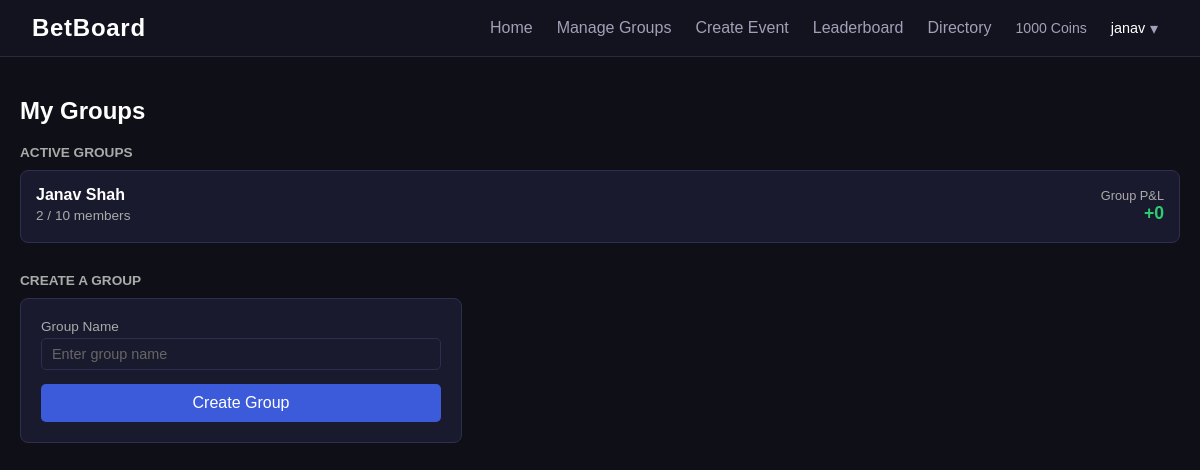
Before: /groups (signed in) with the older database file.
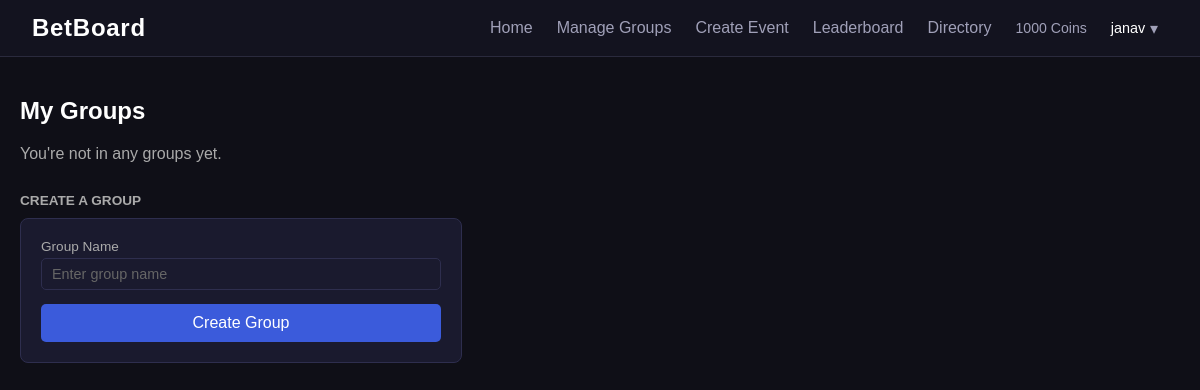
After: the same page with the newer database file.
### models.py (models this page shows)
class Group(db.Model):
    __tablename__ = "groups"
    id = db.Column(db.Integer, primary_key=True)
    name = db.Column(db.String(100), unique=True, nullable = False)
    owner_id = db.Column(db.Integer, db.ForeignKey("users.id"), nullable=False)
    created_at = db.Column(db.DateTime, default = datetime.utcnow)

### routes/groups.py (the view)
@groups_bp.route("/groups")
def groups():
    if "user_id" not in session:
        return redirect(url_for("auth.login"))
    user = db.session.get(User, session["user_id"])
    memberships = GroupMembership.query.filter_by(user_id=user.id).all()
    active = []
    invited = []
    for m in memberships:
        group = db.session.get(Group, m.group_id)
        member_count = GroupMembership.query.filter_by(group_id=group.id, status="member").count()
        pnl = user.coins - m.coins_at_join if m.coins_at_join is not None else None
        item = {
            "group": group,
            "membership": m,
            "member_count": member_count,
            "pnl": pnl,
            "is_owner": group.owner_id == user.id
        }
        if m.status == "member":
            active.append(item)
        elif m.status == "invited":
            invited.append(item)
    return render_template("groups.html", active=active, invites=invited, current_user=user)

### templates/groups.html (shortened to what this page needs)
{%extends "base.html"%}
{%block content%}
<h2 style="color: #ffffff; margin-bottom: 20px;">My Groups</h2>
{% if active %}
<h3 style="color: #aaa; font-size: 0.85rem; text-transform: uppercase; margin: 20px 0 10px;">Active Groups</h3>
{% for item in active %}
<a href="{{ url_for('groups.group_detail', group_id=item.group.id) }}" style="text-decoration: none;">
    <div class="event-card" style="display: flex; justify-content: space-between; align-items: center;">
        <div>
            <strong style="color: #ffffff;">{{ item.group.name }}</strong>
            <p style="margin: 4px 0; color: #aaa; font-size: 0.85rem;">{{ item.member_count }} / 10 members</p>
        </div>
        <div style="text-align: right;">
            <div style="color: #aaa; font-size: 0.8rem;">Group P&L</div>
            <div class="{{ 'win' if item.pnl >= 0 else 'loss' }}" style="font-size: 1.1rem; font-weight: bold;">
                {{ '+' if item.pnl >= 0 }}{{ item.pnl }}
            </div>
        </div>
    </div>
</a>
{% endfor %}
{% else %}
{%if not invites%}
<p style="color: #aaa;">You're not in any groups yet.</p>
{%endif%}
{% endif %}
<h3 style="color: #aaa; font-size: 0.85rem; text-transform: uppercase; margin: 30px 0 10px;">Create a Group</h3>
<div class="auth-form">
    <form method="POST" action="{{ url_for('groups.create_group') }}">
        <label>Group Name</label>
        <input type="text" name="name" placeholder="Enter group name" required>
        <button type="submit">Create Group</button>
    </form>
</div>
{% endblock %}

Changed rows visible on the page:
removed Group: group.name "Janav Shah"
Other visible differences:
text no longer shown: "ACTIVE GROUPS"
text now shown: "You're not in any groups yet."
list line gone: "2 / 10 members Group P&L + 0"
